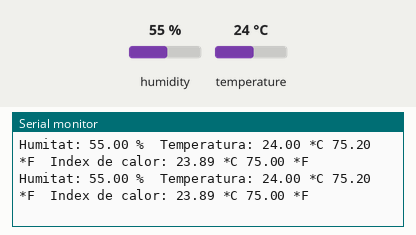
Simulated run of this sketch. Board: Arduino Uno, built with avr-gcc and run on an emulated ATmega328P. Parts: the last lines printed to the serial monitor. Inputs (shaded band) come from the test bench; at power-on: humidity 55 %, temperature 24 °C.

Above: at 10.8 s.
10.9 s: humidity set to 22 %
At 16.4 s:
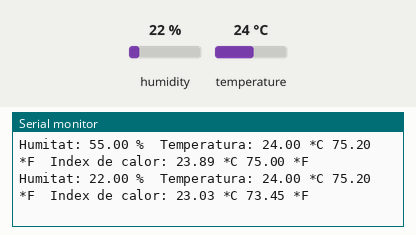
18.4 s: temperature set to 12 °C
At 20.5 s:
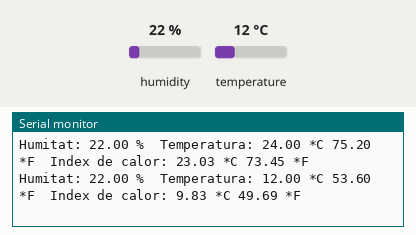
25.9 s: humidity set to 40 %
At 31.2 s:
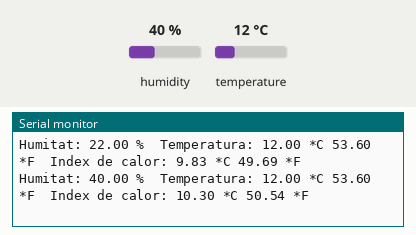
Timing chart, 0 to 32.7 s (numbered marks = the images above; inputs shaded):
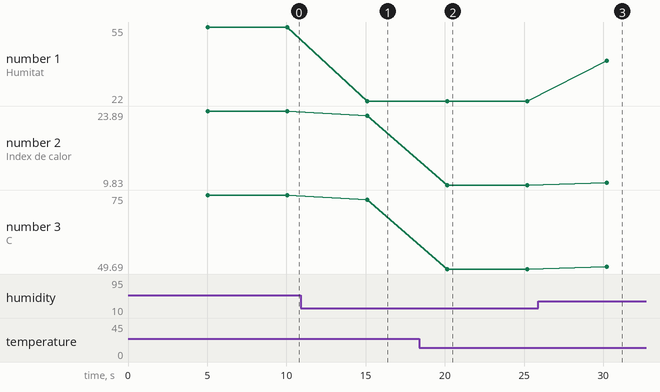

The sketch:

ARD_10.ino
```cpp
/*
 * CARTROTECH by Qode66 www.qode66.xyz
 * 10 - Sensor de temperatura i humitat DHT11
 * Codi: ARD_10
 * 02/05/2021
 */

#include <DHT.h>              // Incluim la  llibreria

#define DHTPIN 2              // Definir el pin digital on es connecta el sensor
#define DHTTYPE DHT11         // Definir el tipus de sensor


DHT dht(DHTPIN, DHTTYPE);     // Inicialitzar l'objecte DHT amb el nom dht

void setup()
{

  Serial.begin(9600);         // Inicialitzar comunicació serie
  dht.begin();                // Inicialitzar el sensor DHT

}

void loop()
{

  delay(5000);                          // Esperem 5 segons entre mesures
  float h = dht.readHumidity();         // Llegir la humitat relatiava
  float t = dht.readTemperature();      // Llegir la temperatura en graus centigrados (per defecte)
  float f = dht.readTemperature(true);  // Llegir la temperatura en graus Farenheit

  if (isnan(h) || isnan(t) || isnan(f)) // Comprovar si hi ha error en la lectura
  {
    Serial.println("Error obtenint les dades del sensor DHT11");
    return;
  }


  float hif = dht.computeHeatIndex(f, h);         // Calcular l'index de calor en Fahreheit
  float hic = dht.computeHeatIndex(t, h, false);  // Calcular l'index de calor en graus centígrados

  Serial.print("Humitat: ");
  Serial.print(h);
  Serial.print(" %\t");
  Serial.print("Temperatura: ");
  Serial.print(t);
  Serial.print(" *C ");
  Serial.print(f);
  Serial.print(" *F\t");
  Serial.print("Index de calor: ");
  Serial.print(hic);
  Serial.print(" *C ");
  Serial.print(hif);
  Serial.println(" *F");

}
```

Measured:
- after the input at 10.9 s, the serial monitor: prints a new line after 4.2 s (image 1)
- after the input at 18.4 s, the serial monitor: prints a new line after 1.8 s (image 2)
- after the input at 25.9 s, the serial monitor: prints a new line after 4.3 s (image 3)
- plotted number 1: 55 → 22 after the input at 10.9 s, 22 → 40 after the input at 25.9 s
- plotted number 2: 23.89 → 23.03 after the input at 10.9 s, 23.03 → 9.83 after the input at 18.4 s, 9.83 → 10.3 after the input at 25.9 s
- plotted number 3: 75 → 73.45 after the input at 10.9 s, 73.45 → 49.69 after the input at 18.4 s, 49.69 → 50.54 after the input at 25.9 s
